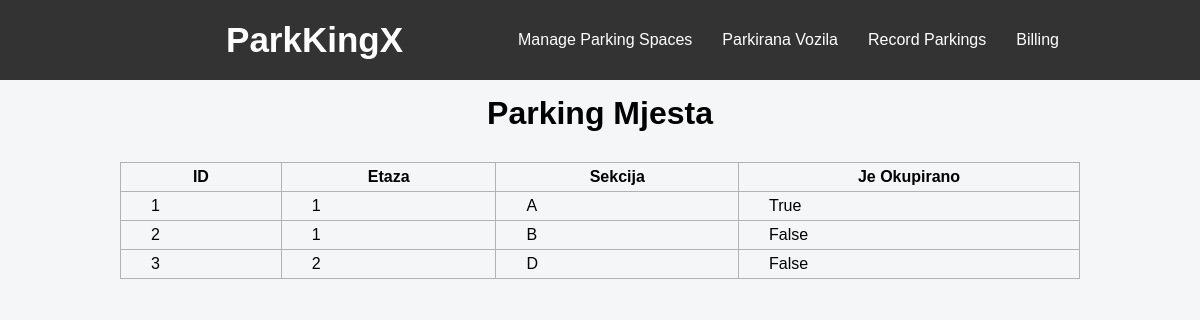
Before: / with the older database file.
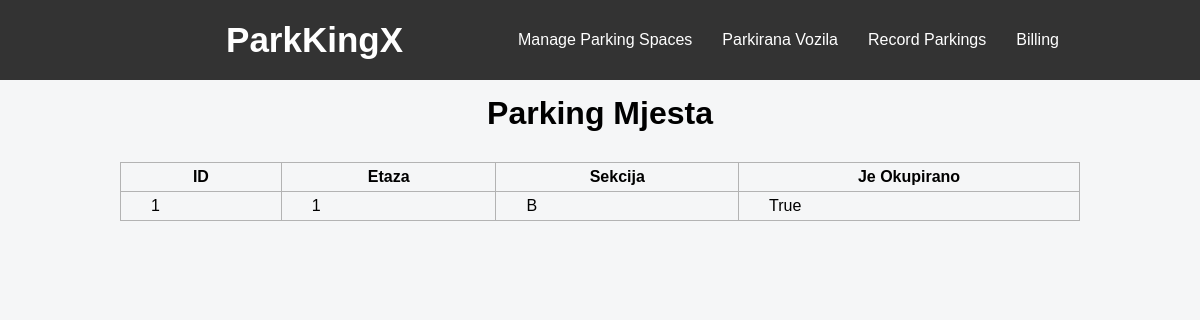
After: the same page with the newer database file.
### app.py (models this page shows)
class ParkingMjesto(db.Model):
    __tablename__ = 'ParkingMjesto'
    id = db.Column(db.Integer, primary_key=True)
    etaza = db.Column(db.Integer, nullable=False)
    sekcija = db.Column(db.String(50), nullable=False)
    jeOkupirano = db.Column(db.Boolean, nullable=True)

### app.py (the view)
@app.route('/')
def index():
    parking_mjesta = ParkingMjesto.query.all()
    return render_template('index.html', parking_mjesta=parking_mjesta)

### templates/index.html
{% extends "layout.html" %}
{% block body %}
<h1>Parking Mjesta</h1>
<table>
    <tr>
        <th>ID</th>
        <th>Etaza</th>
        <th>Sekcija</th>
        <th>Je Okupirano</th>
    </tr>
    {% for parking_mjesto in parking_mjesta %}
    <tr>
        <td>{{ parking_mjesto.id }}</td>
        <td>{{ parking_mjesto.etaza }}</td>
        <td>{{ parking_mjesto.sekcija }}</td>
        <td>{{ parking_mjesto.jeOkupirano }}</td>
    </tr>
    {% endfor %}
</table>
{% endblock %}

### templates/layout.html (shortened to what this page needs)
<head>
    <link rel="stylesheet" href="/static/styles.css">
</head>
<body>
    <nav>
        <label class="logo"><a href="/">ParkKingX</a></label>
        <ul>
            <li><a href="{{ url_for('add_parking_mjesto_get') }}">Manage Parking Spaces</a></li>
            <li><a href="{{ url_for('cars_get') }}">Parkirana Vozila</a></li>
            <li><a href="{{ url_for('record_parking_get') }}">Record Parkings</a></li>
            <li><a href="#">Billing</a></li>
        </ul>
    </nav>
    {% block body %}{% endblock %}
</body>
</html>

### static/styles.css (style rules this page uses)
* { padding: 0; margin: 0; text-decoration: none; list-style: none; box-sizing: border-box; }
body { font-family: 'Poppins', sans-serif; background-color: #f5f6f7; }
nav { background: #0082e6; height: 80px; width: 100%; display: flex; justify-content: center; align-items: center; background-color: #333; }
label.logo { color: white; font-size: 35px; line-height: 80px; padding: 0 100px; font-weight: bold; }
nav ul { float: right; margin-right: 20px; display: flex; margin: 0; padding: 0; }
a { color: white; }
nav ul li { display: inline-block; line-height: 80px; margin: 0 15px; }
table { width: 80%; margin: 30px auto; border-collapse: collapse; }
table th, table td { border: 1px solid #b3b3b3; padding: 5px 30px; }
h1 { text-align: center; margin: 15px 0; }
body { font-family: Arial, sans-serif; }

Changed rows visible on the page:
removed ParkingMjesto: id "2", etaza "1", sekcija "B", jeOkupirano "False"
removed ParkingMjesto: id "3", etaza "2", sekcija "D", jeOkupirano "False"
changed ParkingMjesto "True": sekcija "A" → "B"
